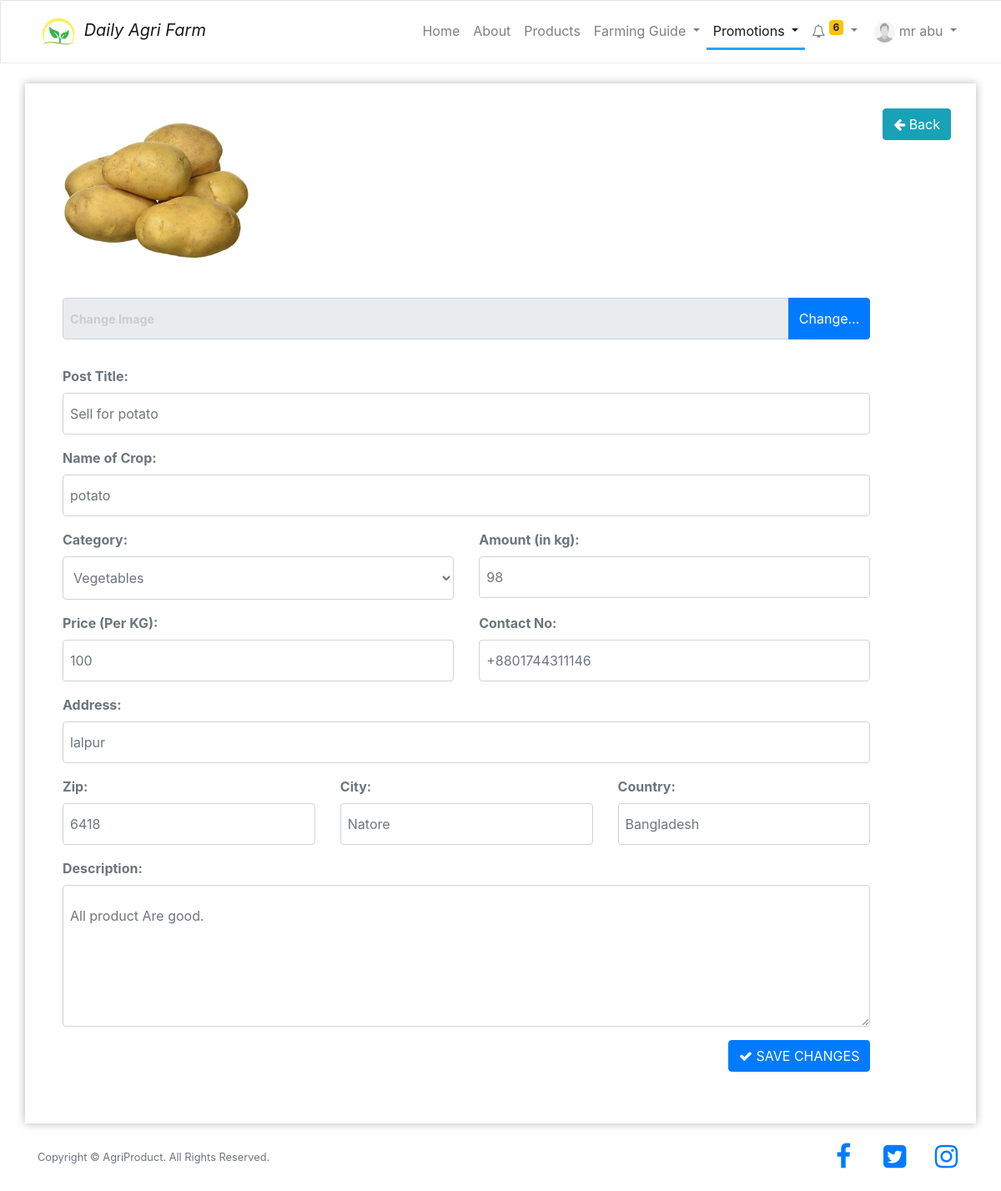
/agrifarm/farmer/post_edit.php?id=1 (signed in), run on the app's committed database.
### tables this page shows
CREATE TABLE `users` (
  `id` int(11) NOT NULL,
  `email` varchar(200) NOT NULL,
  `password` varchar(200) NOT NULL,
  `firstname` varchar(200) DEFAULT NULL,
  `lastname` varchar(200) DEFAULT NULL,
  `phone` varchar(200) DEFAULT NULL,
  `role` int(11) NOT NULL,
  `address` varchar(200) DEFAULT NULL,
  `zipcode` int(11) DEFAULT NULL,
  `country` varchar(100) DEFAULT NULL,
  `state` varchar(100) DEFAULT NULL,
  `profile_pic` varchar(250) DEFAULT NULL,
  `member_since` datetime NOT NULL DEFAULT current_timestamp()
);

CREATE TABLE `post` (
  `id` int(11) NOT NULL,
  `user_id` int(11) NOT NULL,
  `time_posted` datetime NOT NULL DEFAULT current_timestamp(),
  `post_title` varchar(200) DEFAULT NULL,
  `post_name` varchar(200) DEFAULT NULL,
  `post_category` varchar(200) DEFAULT NULL,
  `post_amount` int(200) NOT NULL DEFAULT 0,
  `post_price` int(200) NOT NULL DEFAULT 0,
  `post_phone` varchar(200) DEFAULT NULL,
  `post_description` text DEFAULT NULL,
  `post_photo` varchar(200) DEFAULT NULL,
  `post_address` varchar(250) DEFAULT NULL,
  `post_zip` int(200) DEFAULT NULL,
  `post_city` varchar(200) DEFAULT NULL,
  `post_country` varchar(200) DEFAULT NULL
);

### agrifarm/session.php (called while the page is built, shortened)
<?php
	include '../conn.php';
	$sql = "SELECT * FROM users WHERE id = '".$_SESSION['user']."'";
	$query = $conn->query($sql);
	$user = $query->fetch_assoc();
?>

### agrifarm/farmer/post_edit.php (the view, shortened to what this page needs)
<?php
  include '../session.php';
?>
<!DOCTYPE html>
<html lang="en">
<head>
    <link rel="stylesheet" href="https://stackpath.bootstrapcdn.com/font-awesome/4.7.0/css/font-awesome.min.css">
    <link rel="stylesheet" href="https://maxcdn.bootstrapcdn.com/bootstrap/4.4.1/css/bootstrap.min.css">
    <link rel="stylesheet" href="../css/custom.css">
</head>
<header class="header">
<nav class="navbar navbar-expand-lg navbar-light bg-light" style="box-shadow: inset 1px 1px 0 rgba(0,0,0,.1), inset 0 -1px 0 rgba(0,0,0,.07); ">
  <div class="container">
      <a class="navbar-brand" href="index.php" style="font-style: italic;">
        <img src="../images/logo.png" alt="logo" width="50px" height="50px">
        Daily Agri Farm
      </a>
  <div class="collapse navbar-collapse" id="navbarNav">
    <ul class="nav navbar-nav ml-auto">
      <li class="nav-item">
        <a class="nav-link" href="index.php">Home <span class="sr-only">(current)</span></a>
      </li>
      <li class="nav-item">
        <a class="nav-link" href="about.php">About</a>
      </li>
      <li class="nav-item">
        <a class="nav-link" href="all-order.php">Products</a>
      </li>
      <li class="nav-item dropdown">
        <a class="nav-link dropdown-toggle" href="#" id="navbarDropdown" role="button" data-toggle="dropdown" aria-haspopup="true" aria-expanded="false">
              Farming Guide
        </a>
      </li>
      <li class="nav-item dropdown active">
        <a class="nav-link dropdown-toggle" href="#" id="navbarDropdown" role="button" data-toggle="dropdown" aria-haspopup="true" aria-expanded="false">
              Promotions
        </a>
      </li>
      <li class="nav-item dropdown">
        <a class="nav-link dropdown-toggle" href="#" id="navbarDropdown" role="button" data-toggle="dropdown" aria-haspopup="true" aria-expanded="false">
          <i class="fa fa-bell-o"></i>
          <?php
          $sql = "SELECT * FROM order_item WHERE seller_id = '".$user['id']."' AND status =1 ORDER BY order_date desc";
          $query = $conn->query($sql);
          $num_notifications = mysqli_num_rows($query);
          if (!mysqli_num_rows($query)) {
            echo '';
          }
          else {
          ?>
            <sup class="badge badge-warning"><?php echo $num_notifications; ?></sup>
          <?php
            }
          ?>
        </a>
      </li>
      <?php
        $photo = $user["profile_pic"];
        if($photo != "")
        {
          $img = $user["profile_pic"];
        }
        else
        {
          $img = "profile.jpg";
        }
      ?>
      <li class="nav-item dropdown">
        <a class="nav-link dropdown-toggle" href="#" id="navbarDropdown" role="button" data-toggle="dropdown" aria-haspopup="true" aria-expanded="false">
          <img src="../images/<?php echo $img; ?>" alt="" class="img-circle" style="border-radius: 50%;width: 25px; height: 25px;" /> <?php echo $user['firstname'], " ", $user['lastname']; ?>
        </a>
      </li>
    </ul>
  </div>
</nav>
</header>
<body>
<br>
<?php
if($user['role'] == 1)
{
  $id = $_REQUEST['id'];
  $sql = "SELECT * FROM post WHERE id = '$id' ";
  $query = $conn->query($sql);
  $row = $query->fetch_assoc();
?>
<div class="container" style="padding: 30px;box-shadow: 0 0 10px rgb(0,0,0,0.3);">
  <div class="form-group">
      <a href="all-order.php" class="btn btn-info btn-small float-right" style="color: white;"><i class="fa fa-arrow-left"></i> Back</a>
  </div>
  <form class="form-group" action="edt_post.php" method="POST" enctype="multipart/form-data">
    <div class="row">
      <div class="col col-md-12 form-group">
        <div class="">
          <img src="../images/<?php echo $row['post_photo']; ?>" alt="" id="preview" class="img-responsive" style="max-width: 245px; max-height: 165px;">
        </div>
        <div class="">
          <form method="post" id="image-form">
            <div class="input-group my-3">
              <input type="text" class="form-control" disabled placeholder="Change Image" id="file">
              <div class="input-group-append">
                <button type="button" class="browse btn btn-primary">Change...</button>
              </div>
            </div>
          </form>
        </div>
      </div>
      <div class="col col-md-12 form-group">
        <label for="title" class="text-muted">Post Title:</label>
        <input type="text" class="form-control text-muted" name="title" placeholder="Enter Post Title" id="title" value="<?php echo $row['post_title']; ?>">
      </div>
      <div class="col col-sm-12 form-group">
        <label for="name" class="text-muted">Name of Crop:</label>
        <input type="text" name="name" class="form-control text-muted" placeholder="Enter Name of Crop" id="name" value="<?php echo $row['post_name']; ?>">
      </div>
      <div class="col col-sm-6 form-group">
        <label for="name" class="text-muted">Category:</label>
        <select name="post_category" class="form-control text-muted" id="post_category" required>
          <option value="Vegetables" <?php if($row['post_category'] == "Vegetables") { echo 'selected ="selected"'; } ?> >Vegetables</option>
        </select>
      </div>
      <div class="col col-sm-6 form-group">
        <label for="amount" class="text-muted">Amount (in kg):</label>
        <input type="number" name="amount" class="form-control text-muted" placeholder="Enter amount (in kg)" id="amount" value="<?php echo $row['post_amount']; ?>">
      </div>
      <div class="col col-sm-6 form-group">
        <label for="price" class="text-muted">Price (Per KG):</label>
        <input type="number" name="price" class="form-control text-muted" placeholder="Enter Price (৳)" id="price" value="<?php echo $row['post_price']; ?>">
      </div>
      <div class="col col-sm-6 form-group">
        <label for="phone" class="text-muted">Contact No:</label>
        <input type="text" name="phone" class="form-control text-muted" placeholder="Enter Contact No." id="phone" value="<?php echo $row['post_phone']; ?>">
      </div>
      <div class="col col-sm-12 form-group">
        <label for="post_address" class="text-muted">Address:</label>
        <input type="text" name="post_address" class="form-control text-muted" placeholder="Enter Street Address" id="post_address" value="<?php echo $row['post_address']; ?>" required>
      </div>
      <div class="col col-sm-4 form-group">
        <label for="post_zip" class="text-muted">Zip:</label>
        <input type="number" name="post_zip" class="form-control text-muted" placeholder="Enter ZipCode" id="post_zip" value="<?php echo $row['post_zip']; ?>" required>
      </div>
      <div class="col col-sm-4 form-group">
        <label for="post_city" class="text-muted">City:</label>
        <input type="text" name="post_city" class="form-control text-muted" placeholder="Enter City Name" id="post_city" value="<?php echo $row['post_city']; ?>" required>
      </div>
      <div class="col col-sm-4 form-group">
        <label for="post_country" class="text-muted">Country:</label>
        <input type="text" name="post_country" class="form-control text-muted" placeholder="Enter Country" id="post_country" value="<?php echo $row['post_country']; ?>" required>
      </div>
      <div class="col col-md-12 form-group">
        <label for="description" class="text-muted">Description:</label>
        <textarea type="text" rows="5" cols="10" name="description" class="form-control text-muted" placeholder="Write Description here" id="description" ><?php echo $row['post_description']; ?></textarea>
      </div>
      <div class="col col-md-12 form-group">
        <button type="submit" id="submitbtn" name="edit_post" class="btn btn-primary float-right"><i class="fa fa-check"></i> SAVE CHANGES</button>
      </div>
    </div>
  </form>
</div>
<?php
}
else
{
}
?>
<br>
<?php include '../footer.php'; ?>
</body>
</html>

### agrifarm/css/custom.css (style rules this page uses)
body { min-height: 100vh; }
label { font-weight: bold; }
li.nav-item.active { border-bottom: 3px solid #20a6ff; }
.bg-light { background-color: #fff!important; }
.form-control:not(select) { padding: 1.5rem 0.5rem; }
select.form-control { height: 52px; padding-left: 0.5rem; }
.form-control::placeholder { color: #ccc; font-weight: bold; font-size: 0.9rem; }

### data on the page
users: firstname "mr", lastname "abu"
post: post_photo (picture), title "Sell for potato", name "potato", post_category "Vegetables", amount "98", price "100", phone "+8801744311146", post_address "lalpur", post_zip "6418", post_city "Natore", post_country "Bangladesh", description "All product Are good."

### other printed values
$num_notifications "6"
